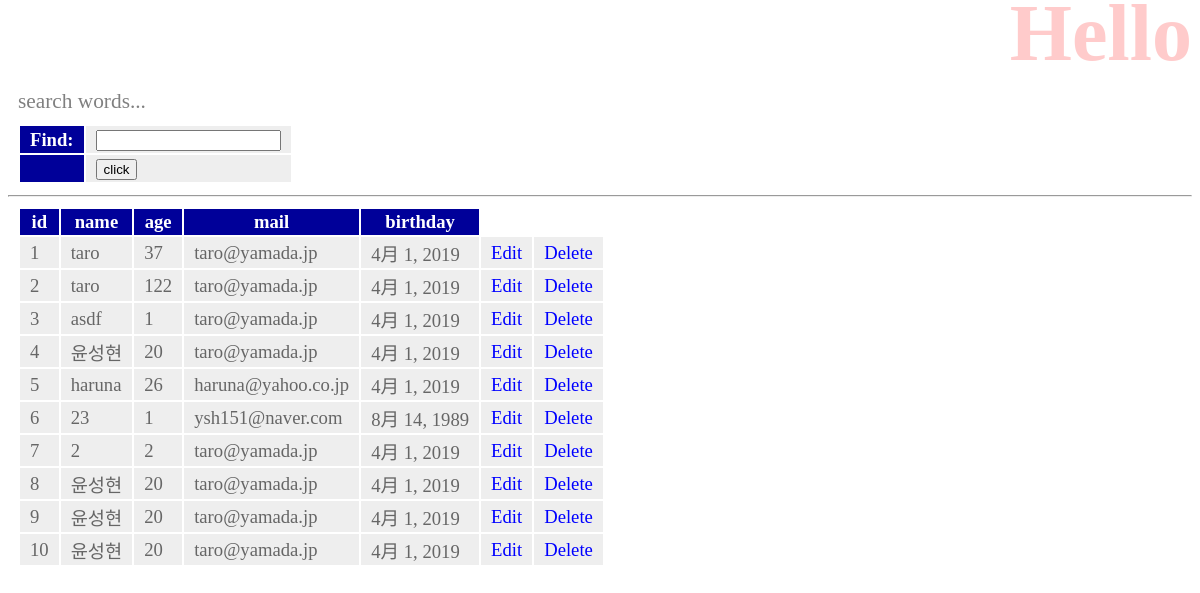
/hello/find, run on the app's committed database.
### hello/models.py (models this page shows, shortened)
class Friend(models.Model):
    name = models.CharField(max_length=100, validators=[number_only])
    mail = models.EmailField(max_length=200, validators=[MinLengthValidator(10)])
    gender = models.BooleanField()
    age = models.IntegerField(validators=[MinValueValidator(0), MaxValueValidator(150)])
    birthday = models.DateField()

### hello/views.py (the view)
# urls.py: path('find', views.find, name='find'),
def find(request):
    if request.method == 'POST':
        msg = request.POST['find']
        form = FindForm(request.POST)
        sql = 'select * from hello_friend'
        if msg != '':
            sql += ' where ' + msg
        data = Friend.objects.raw(sql)
        msg = sql
    else:
        msg = 'search words...'
        form = FindForm()
        data = Friend.objects.all()
    params = {
        'title': 'Hello',
        'message': msg,
        'form': form,
        'data': data,
    }
    return render(request, 'hello/find.html', params)

### hello/forms.py
class FindForm(forms.Form):
    find = forms.CharField(label='Find', required=False)

### hello/templates/hello/find.html (shortened to what this page needs)
{% load static %}
<!DOCTYPE html>
<html lang="ja">
<head>
    <link rel="stylesheet" type="text/css"
        href="{% static 'hello/css/style.css' %}">
</head>
<body>
    <h1>{{ title }}</h1>
    <p>{{ message | safe }}</p>
    <table>
        <form action="{% url 'find' %}" method="post">
            {{ form }}
            <tr><th></th><td><input type="submit" value="click"></td></tr>
        </form>
    </table>
    <hr>
    <table>
        <tr>
            <th>id</th>
            <th>name</th>
            <th>age</th>
            <th>mail</th>
            <th>birthday</th>
        </tr>
        {% for item in data %}
            <tr>
                <td>{{ item.id }}</td>
                <td>{{ item.name }}</td>
                <td>{{ item.age }}</td>
                <td>{{ item.mail }}</td>
                <td>{{ item.birthday }}</td>
                <td><a href="{% url 'edit' item.id %}">Edit</a></td>
                <td><a href="{% url 'delete' item.id %}">Delete</a></td>
            </tr>
        {% endfor %}
    </table>
</body>
</html>

### hello/static/hello/css/style.css (style rules this page uses)
body { color: gray; font-size: 16pt; }
h1 { color: red; opacity: 0.2; font-size: 60pt; margin-top: -20px; margin-bottom: 0px; text-align: right; }
p { margin: 10px; }
a { color: blue; text-decoration: none; }
table { margin: 10px; font-size: 14pt; }
table tr th { background-color: #009; color:white; padding:2px 10px; border-width: 2px; }
table tr td { background-color: #eee; color: #666; padding: 2px 10px; border-width: 2px; }

### data on the page
Friend: id "1", name "taro", age "37", mail "taro@yamada.jp", birthday "4月 1, 2019"
Friend: id "2", name "taro", age "122", mail "taro@yamada.jp", birthday "4月 1, 2019"
Friend: id "3", name "asdf", age "1", mail "taro@yamada.jp", birthday "4月 1, 2019"
Friend: id "4", name "윤성현", age "20", mail "taro@yamada.jp", birthday "4月 1, 2019"
Friend: id "5", name "haruna", age "26", mail "haruna@yahoo.co.jp", birthday "4月 1, 2019"
Friend: id "6", name "23", age "1", mail "ysh151@naver.com", birthday "8月 14, 1989"
Friend: id "7", name "2", age "2", mail "taro@yamada.jp", birthday "4月 1, 2019"
Friend: id "8", name "윤성현", age "20", mail "taro@yamada.jp", birthday "4月 1, 2019"
Friend: id "9", name "윤성현", age "20", mail "taro@yamada.jp", birthday "4月 1, 2019"
Friend: id "10", name "윤성현", age "20", mail "taro@yamada.jp", birthday "4月 1, 2019"

### other printed values
{{ message | safe }} "search words..."
